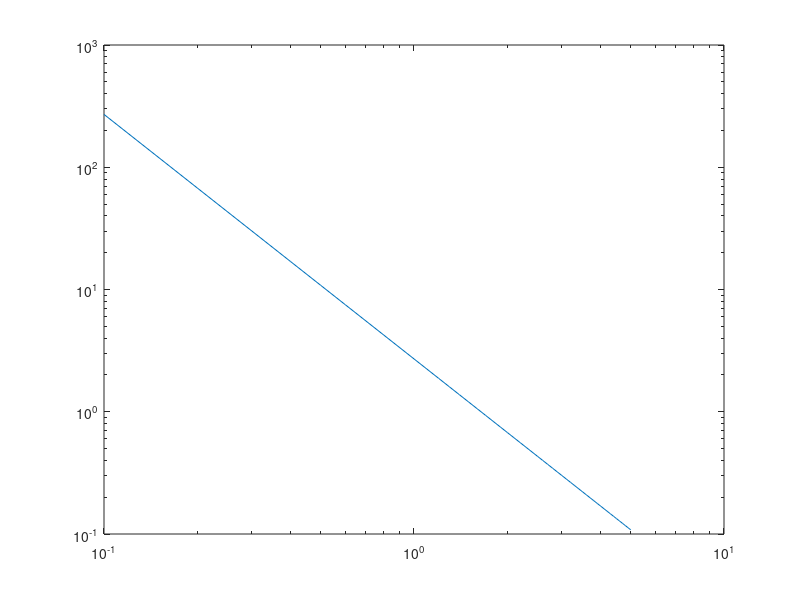

This chart was generated by the following MATLAB code:
%% This part calculates the performance for M=2
clear all
clc
format compact


% Given 
M=2
Pe=10e-3;


EsN0=qfuncinv(Pe*M/(2*(M-1)))^2*(M^2-1)/6


a=qfuncinv(Pe*M/(2*(M-1)))^2*(M^2-1)/6;
c=0:0.1:5;
Ns=3*a./(c.^2*(M^2-1));

loglog(c,Ns)


